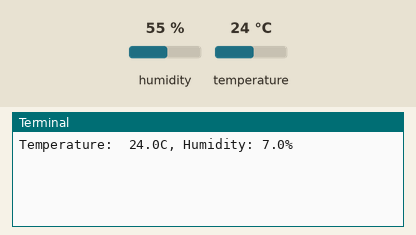
Recording of a program running on a simulated Raspberry Pi (BCM pin numbers). On the bench: the last lines printed to the terminal. The inputs (shaded band) are chosen by the test bench; at power-on: humidity 55 %, temperature 24 °C.

Above: at 1.2 s.
1.3 s: humidity set to 22 %
At 4.7 s:
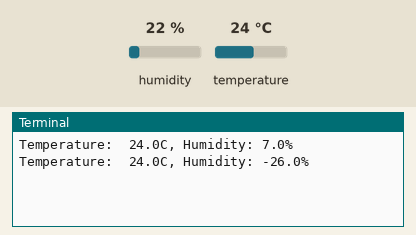
5.9 s: temperature set to 12 °C
At 8.2 s:
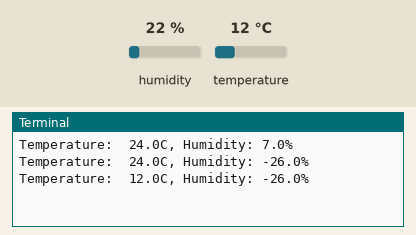
10.5 s: humidity set to 40 %
At 11.9 s:
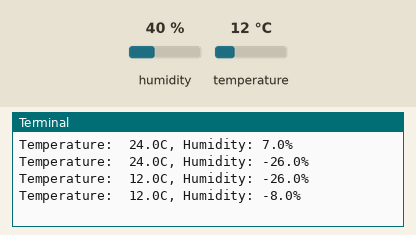
Timing chart, 0 to 13.5 s (numbered marks = the images above; inputs shaded):
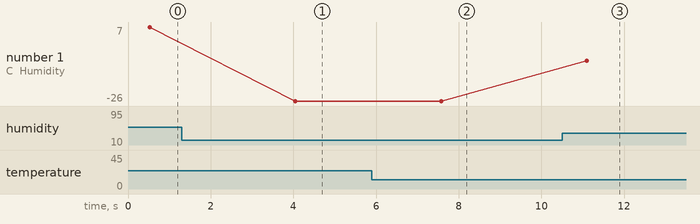

Measured:
- after the input at 1.3 s, the terminal: prints a new line after 2.8 s (image 1)
- after the input at 5.9 s, the terminal: prints a new line after 1.7 s (image 2)
- after the input at 10.5 s, the terminal: prints a new line after 0.60 s (image 3)
- plotted number 1: 7 → -26 after the input at 1.3 s, -26 → -8 after the input at 10.5 s

The program:

ky-015.py
```python
## KY-015 Temporature and Humidity
## Reference: https://www.thegeekpub.com/wiki/sensor-wiki-ky-015-dht11-combination-temperature-and-humidity-sensor/

## Tech Specs:
## Temperature Measurement Range: 32ºF to 122ºF( 0ºC to 50ºC)
## Temperature Measurement Accuracy: ±2ºC
## Temperature Measurement Resolution: 1ºC
## Humidity Measurement Range: 20% to 90% RH
## Humidity Measurement Resolution: ±5% RH

## Physical Connection              ##
## ================================ ##
##           [BLUE BOX]             ## <- reference
## S | (Signal) | (V+) | (GND) | -  ## <- pins on board
##        21    |  5V  |  GND       ## <- pins on pi

## Sample Code:
# pip install Adafruit_Python_DHT
import RPi.GPIO as GPIO
import Adafruit_DHT
import time

DHTSensor = Adafruit_DHT.DHT11
GPIO_Pin = 21

_temp_offset = 0
_humid_offset = -48.0

while True:
    humid_raw, temper_raw = Adafruit_DHT.read_retry(DHTSensor, GPIO_Pin)
    humid = humid_raw + _humid_offset
    temper = temper_raw + _temp_offset
    print(f"Temperature:  {temper:0.1f}C, Humidity: {humid:0.1f}%")
    time.sleep(3)
```
